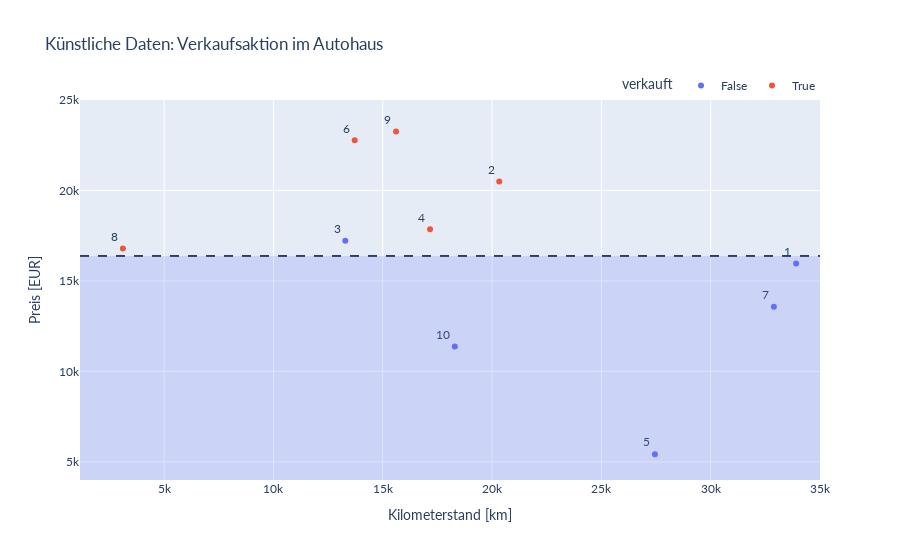

This figure's notebook cell:
### Code cell
fig = px.scatter(daten, x = 'Kilometerstand [km]', y = 'Preis [EUR]', color='verkauft',
                 title='Künstliche Daten: Verkaufsaktion im Autohaus', 
                 text=daten.index + 1)
fig.update_traces(textposition='top left')
fig.update_layout(font_family='Lato', xaxis_range=[xmin, xmax], yaxis_range=[ymin, ymax],
                  legend=dict(orientation="h", yanchor="bottom", y=1, xanchor="right", x=1)
                  )

fig.add_hline(y=decision_line01, line_width=2, line_dash='dash')
fig.add_hrect(y0=ymin, y1=decision_line01, line_width=0, fillcolor='#636EFA', opacity=0.2)
if SAVE_IMAGES:
    fig.write_image('pics/decisiontree_scatterplot_decision01.svg', format='svg', width=400, height=450)
fig.show()

### Figure 1 — Plotly figure (JSON) as saved in the notebook; plotly's stock layout.template omitted (floating-point values rounded to 4 significant figures)
{"data": [{"hovertemplate": "verkauft=False<br>Kilometerstand [km]=%{x}<br>Preis [EUR]=%{y}<br>text=%{text}<extra></extra>", "legendgroup": "False", "marker": {"color": "#636efa", "symbol": "circle"}, "mode": "markers+text", "name": "False", "orientation": "v", "showlegend": true, "text": [1, 3, 5, 7, 10], "textposition": "top left", "type": "scatter", "x": [33908, 13285, 27449, 32889, 18295], "xaxis": "x", "y": [15960, 17227, 5428, 13581, 11382], "yaxis": "y"}, {"hovertemplate": "verkauft=True<br>Kilometerstand [km]=%{x}<br>Preis [EUR]=%{y}<br>text=%{text}<extra></extra>", "legendgroup": "True", "marker": {"color": "#EF553B", "symbol": "circle"}, "mode": "markers+text", "name": "True", "orientation": "v", "showlegend": true, "text": [2, 4, 6, 8, 9], "textposition": "top left", "type": "scatter", "x": [20328, 17162, 13715, 3111, 15607], "xaxis": "x", "y": [20495, 17851, 22772, 16793, 23253], "yaxis": "y"}], "layout": {"font": {"family": "Lato"}, "legend": {"orientation": "h", "title": {"text": "verkauft"}, "tracegroupgap": 0, "x": 1, "xanchor": "right", "y": 1, "yanchor": "bottom"}, "shapes": [{"line": {"dash": "dash", "width": 2}, "type": "line", "x0": 0, "x1": 1, "xref": "x domain", "y0": 16380.0, "y1": 16380.0, "yref": "y"}, {"fillcolor": "#636EFA", "line": {"width": 0}, "opacity": 0.2, "type": "rect", "x0": 0, "x1": 1, "xref": "x domain", "y0": 4000, "y1": 16380.0, "yref": "y"}], "title": {"text": "Künstliche Daten: Verkaufsaktion im Autohaus"}, "xaxis": {"anchor": "y", "domain": [0, 1], "range": [1150, 35000], "title": {"text": "Kilometerstand [km]"}}, "yaxis": {"anchor": "x", "domain": [0, 1], "range": [4000, 25000], "title": {"text": "Preis [EUR]"}}}}
